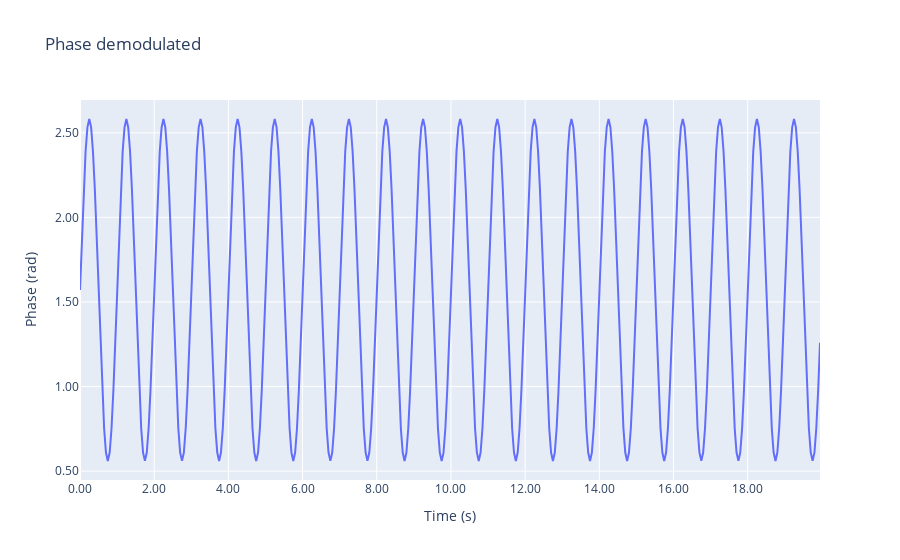

Notebook source saved alongside this figure:
### Code cell
polar = go.Scatter(
    x=timestamp[0, 0, :],
    y=demod,
    #name='I',
)

data = [polar]

layout = go.Layout(
    title='Phase demodulated',
    xaxis=dict(tickformat='.2f', title='Time (s)'),
    yaxis=dict(tickformat='.2f', title='Phase (rad)'),
)

fig = go.Figure(data, layout=layout)
fig.show()

### Figure 1 — Plotly figure (JSON) as saved in the notebook; plotly's stock layout.template omitted (floating-point values rounded to 4 significant figures; data arrays with more than 128 entries replaced by an {"elided": "..."} marker saying what was removed)
{"data": [{"type": "scatter", "x": {"elided": "400 float values"}, "y": {"elided": "400 float values"}}], "layout": {"title": {"text": "Phase demodulated"}, "xaxis": {"tickformat": ".2f", "title": {"text": "Time (s)"}}, "yaxis": {"tickformat": ".2f", "title": {"text": "Phase (rad)"}}}}
